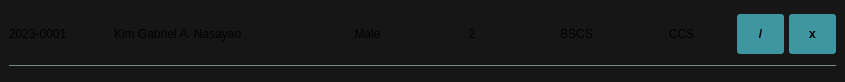
<?xml version="1.0" encoding="UTF-8"?>
<ui version="4.0">
 <class>mainWindow</class>
 <widget class="QMainWindow" name="mainWindow">
  <property name="geometry">
   <rect>
    <x>0</x>
    <y>0</y>
    <width>845</width>
    <height>82</height>
   </rect>
  </property>
  <property name="font">
   <font>
    <family>Inter</family>
    <pointsize>9</pointsize>
    <italic>false</italic>
    <bold>false</bold>
   </font>
  </property>
  <property name="windowTitle">
   <string>MainWindow</string>
  </property>
  <property name="autoFillBackground">
   <bool>false</bool>
  </property>
  <property name="styleSheet">
   <string notr="true">QMainWindow {
	background-color: rgb(22, 22, 22);
	font: 9pt &quot;Inter&quot;;
}

/* BUTTONS */
QPushButton {
	font: 9pt &quot;Inter&quot;;
	font-weight: bold;
	padding: 0px, 15px;
	background-color: rgb(63, 150, 160);
	border-radius: 3px;
	padding: 0px 15px;
}

QPushButton::hover {
	background-color: rgb(83, 170, 180);
}

/* FRAMES */
QFrame {
  border: none;
}

/* LABELS */

#tableHeaderFrame QLabel {
	color: rgb(120, 139, 140);
}

#dataFrame Line {
	background-color: rgb(120, 139, 140);
}</string>
  </property>
  <property name="tabShape">
   <enum>QTabWidget::TabShape::Rounded</enum>
  </property>
  <widget class="QWidget" name="centralwidget">
   <property name="layoutDirection">
    <enum>Qt::LayoutDirection::LeftToRight</enum>
   </property>
   <property name="styleSheet">
    <string notr="true"/>
   </property>
   <layout class="QVBoxLayout" name="verticalLayout">
    <item>
     <widget class="QFrame" name="rowFrame_1">
      <property name="sizePolicy">
       <sizepolicy hsizetype="Preferred" vsizetype="Minimum">
        <horstretch>0</horstretch>
        <verstretch>0</verstretch>
       </sizepolicy>
      </property>
      <property name="minimumSize">
       <size>
        <width>0</width>
        <height>30</height>
       </size>
      </property>
      <property name="maximumSize">
       <size>
        <width>16777215</width>
        <height>40</height>
       </size>
      </property>
      <property name="frameShape">
       <enum>QFrame::Shape::StyledPanel</enum>
      </property>
      <property name="frameShadow">
       <enum>QFrame::Shadow::Raised</enum>
      </property>
      <layout class="QHBoxLayout" name="horizontalLayout_3" stretch="1,2,1,1,1,1,1">
       <property name="leftMargin">
        <number>0</number>
       </property>
       <property name="topMargin">
        <number>0</number>
       </property>
       <property name="rightMargin">
        <number>0</number>
       </property>
       <property name="bottomMargin">
        <number>0</number>
       </property>
       <item>
        <widget class="QLabel" name="idNumber">
         <property name="text">
          <string>2023-0001</string>
         </property>
        </widget>
       </item>
       <item>
        <widget class="QLabel" name="label">
         <property name="text">
          <string>Kim Gabriel A. Nasayao</string>
         </property>
        </widget>
       </item>
       <item>
        <widget class="QLabel" name="label_6">
         <property name="text">
          <string>Male</string>
         </property>
         <property name="alignment">
          <set>Qt::AlignmentFlag::AlignCenter</set>
         </property>
        </widget>
       </item>
       <item>
        <widget class="QLabel" name="label_5">
         <property name="text">
          <string>2</string>
         </property>
         <property name="alignment">
          <set>Qt::AlignmentFlag::AlignCenter</set>
         </property>
        </widget>
       </item>
       <item>
        <widget class="QLabel" name="label_4">
         <property name="text">
          <string>BSCS</string>
         </property>
         <property name="alignment">
          <set>Qt::AlignmentFlag::AlignCenter</set>
         </property>
        </widget>
       </item>
       <item>
        <widget class="QLabel" name="label_3">
         <property name="text">
          <string>CCS</string>
         </property>
         <property name="alignment">
          <set>Qt::AlignmentFlag::AlignCenter</set>
         </property>
        </widget>
       </item>
       <item>
        <widget class="QFrame" name="operationsFrame">
         <property name="sizePolicy">
          <sizepolicy hsizetype="Minimum" vsizetype="Preferred">
           <horstretch>0</horstretch>
           <verstretch>0</verstretch>
          </sizepolicy>
         </property>
         <property name="frameShape">
          <enum>QFrame::Shape::StyledPanel</enum>
         </property>
         <property name="frameShadow">
          <enum>QFrame::Shadow::Raised</enum>
         </property>
         <layout class="QHBoxLayout" name="horizontalLayout_4" stretch="1,1">
          <property name="spacing">
           <number>5</number>
          </property>
          <property name="leftMargin">
           <number>0</number>
          </property>
          <property name="topMargin">
           <number>0</number>
          </property>
          <property name="rightMargin">
           <number>0</number>
          </property>
          <property name="bottomMargin">
           <number>0</number>
          </property>
          <item>
           <widget class="QPushButton" name="pushButton_2">
            <property name="sizePolicy">
             <sizepolicy hsizetype="Minimum" vsizetype="Preferred">
              <horstretch>0</horstretch>
              <verstretch>0</verstretch>
             </sizepolicy>
            </property>
            <property name="maximumSize">
             <size>
              <width>50</width>
              <height>16777215</height>
             </size>
            </property>
            <property name="styleSheet">
             <string notr="true">	background-color: rgb(63, 150, 160);
	border-radius: 3px;</string>
            </property>
            <property name="text">
             <string>/</string>
            </property>
           </widget>
          </item>
          <item>
           <widget class="QPushButton" name="pushButton">
            <property name="sizePolicy">
             <sizepolicy hsizetype="Minimum" vsizetype="Preferred">
              <horstretch>0</horstretch>
              <verstretch>0</verstretch>
             </sizepolicy>
            </property>
            <property name="maximumSize">
             <size>
              <width>50</width>
              <height>16777215</height>
             </size>
            </property>
            <property name="styleSheet">
             <string notr="true">	background-color: rgb(63, 150, 160);
	border-radius: 3px;</string>
            </property>
            <property name="text">
             <string>x</string>
            </property>
           </widget>
          </item>
         </layout>
        </widget>
       </item>
      </layout>
     </widget>
    </item>
    <item>
     <widget class="Line" name="line_2">
      <property name="maximumSize">
       <size>
        <width>16777215</width>
        <height>1</height>
       </size>
      </property>
      <property name="styleSheet">
       <string notr="true">background-color: rgb(120, 139, 140);
</string>
      </property>
      <property name="orientation">
       <enum>Qt::Orientation::Horizontal</enum>
      </property>
     </widget>
    </item>
   </layout>
  </widget>
 </widget>
 <resources/>
 <connections/>
</ui>
